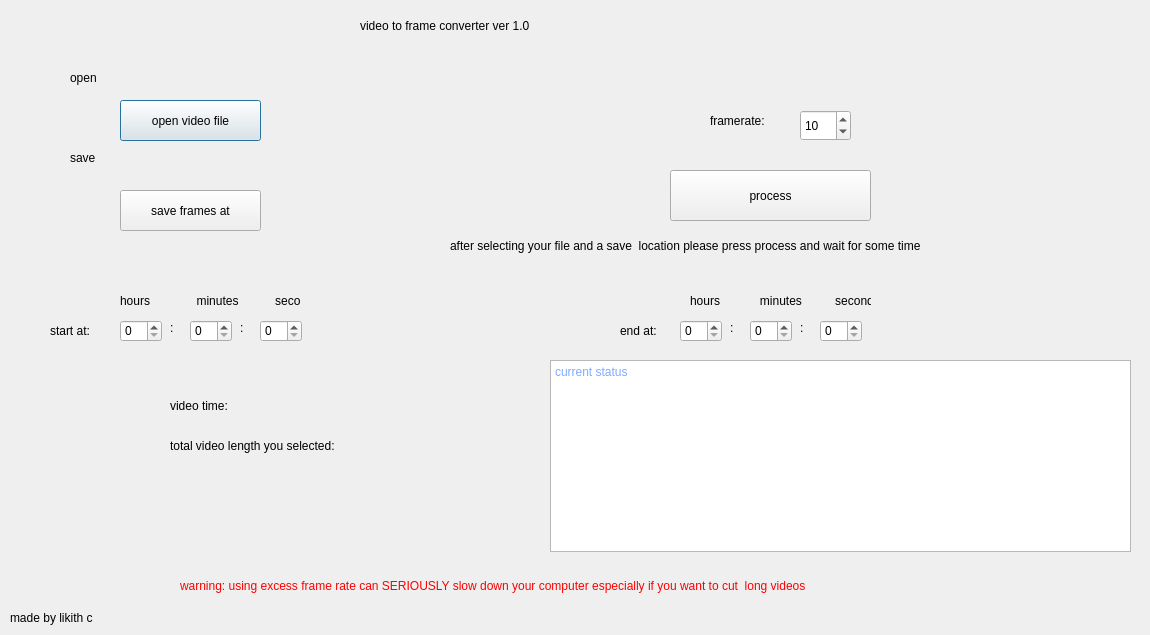
<?xml version="1.0" encoding="UTF-8"?>
<ui version="4.0">
 <class>Dialog</class>
 <widget class="QDialog" name="Dialog">
  <property name="geometry">
   <rect>
    <x>0</x>
    <y>0</y>
    <width>1150</width>
    <height>635</height>
   </rect>
  </property>
  <property name="minimumSize">
   <size>
    <width>1150</width>
    <height>635</height>
   </size>
  </property>
  <property name="maximumSize">
   <size>
    <width>1150</width>
    <height>635</height>
   </size>
  </property>
  <property name="windowTitle">
   <string>Dialog</string>
  </property>
  <widget class="QPushButton" name="get_video">
   <property name="geometry">
    <rect>
     <x>120</x>
     <y>100</y>
     <width>141</width>
     <height>41</height>
    </rect>
   </property>
   <property name="styleSheet">
    <string notr="true">font: 11pt &quot;MS Shell Dlg 2&quot;;</string>
   </property>
   <property name="text">
    <string>open video file</string>
   </property>
  </widget>
  <widget class="QSpinBox" name="end_hr">
   <property name="geometry">
    <rect>
     <x>680</x>
     <y>320</y>
     <width>42</width>
     <height>22</height>
    </rect>
   </property>
  </widget>
  <widget class="QSpinBox" name="end_min">
   <property name="geometry">
    <rect>
     <x>750</x>
     <y>320</y>
     <width>42</width>
     <height>22</height>
    </rect>
   </property>
   <property name="maximum">
    <number>60</number>
   </property>
  </widget>
  <widget class="QSpinBox" name="end_sec">
   <property name="geometry">
    <rect>
     <x>820</x>
     <y>320</y>
     <width>42</width>
     <height>22</height>
    </rect>
   </property>
   <property name="maximum">
    <number>60</number>
   </property>
  </widget>
  <widget class="QSpinBox" name="start_hr">
   <property name="geometry">
    <rect>
     <x>120</x>
     <y>320</y>
     <width>42</width>
     <height>22</height>
    </rect>
   </property>
  </widget>
  <widget class="QSpinBox" name="start_min">
   <property name="geometry">
    <rect>
     <x>190</x>
     <y>320</y>
     <width>42</width>
     <height>22</height>
    </rect>
   </property>
   <property name="maximum">
    <number>60</number>
   </property>
  </widget>
  <widget class="QSpinBox" name="start_sec">
   <property name="geometry">
    <rect>
     <x>260</x>
     <y>320</y>
     <width>42</width>
     <height>22</height>
    </rect>
   </property>
   <property name="maximum">
    <number>60</number>
   </property>
  </widget>
  <widget class="QLabel" name="label">
   <property name="geometry">
    <rect>
     <x>120</x>
     <y>290</y>
     <width>181</width>
     <height>21</height>
    </rect>
   </property>
   <property name="text">
    <string>hours              minutes           seconds</string>
   </property>
  </widget>
  <widget class="QLabel" name="label_2">
   <property name="geometry">
    <rect>
     <x>690</x>
     <y>290</y>
     <width>181</width>
     <height>21</height>
    </rect>
   </property>
   <property name="text">
    <string>hours            minutes          seconds</string>
   </property>
  </widget>
  <widget class="QLabel" name="label_3">
   <property name="geometry">
    <rect>
     <x>170</x>
     <y>320</y>
     <width>16</width>
     <height>16</height>
    </rect>
   </property>
   <property name="styleSheet">
    <string notr="true">font: 10pt &quot;MS Shell Dlg 2&quot;;</string>
   </property>
   <property name="text">
    <string>:</string>
   </property>
  </widget>
  <widget class="QLabel" name="label_4">
   <property name="geometry">
    <rect>
     <x>240</x>
     <y>320</y>
     <width>16</width>
     <height>16</height>
    </rect>
   </property>
   <property name="styleSheet">
    <string notr="true">font: 10pt &quot;MS Shell Dlg 2&quot;;</string>
   </property>
   <property name="text">
    <string>:</string>
   </property>
  </widget>
  <widget class="QLabel" name="label_5">
   <property name="geometry">
    <rect>
     <x>730</x>
     <y>320</y>
     <width>16</width>
     <height>16</height>
    </rect>
   </property>
   <property name="styleSheet">
    <string notr="true">font: 10pt &quot;MS Shell Dlg 2&quot;;</string>
   </property>
   <property name="text">
    <string>:</string>
   </property>
  </widget>
  <widget class="QLabel" name="label_6">
   <property name="geometry">
    <rect>
     <x>800</x>
     <y>320</y>
     <width>16</width>
     <height>16</height>
    </rect>
   </property>
   <property name="styleSheet">
    <string notr="true">font: 10pt &quot;MS Shell Dlg 2&quot;;</string>
   </property>
   <property name="text">
    <string>:</string>
   </property>
  </widget>
  <widget class="QLabel" name="label_8">
   <property name="geometry">
    <rect>
     <x>180</x>
     <y>570</y>
     <width>881</width>
     <height>31</height>
    </rect>
   </property>
   <property name="styleSheet">
    <string notr="true">color: rgb(255, 0, 0);
font: 12pt &quot;MS Shell Dlg 2&quot;;</string>
   </property>
   <property name="text">
    <string>warning: using excess frame rate can SERIOUSLY slow down your computer especially if you want to cut  long videos</string>
   </property>
  </widget>
  <widget class="QLabel" name="label_9">
   <property name="geometry">
    <rect>
     <x>50</x>
     <y>320</y>
     <width>61</width>
     <height>21</height>
    </rect>
   </property>
   <property name="styleSheet">
    <string notr="true">font: 12pt &quot;MS Shell Dlg 2&quot;;</string>
   </property>
   <property name="text">
    <string>start at:</string>
   </property>
  </widget>
  <widget class="QLabel" name="label_10">
   <property name="geometry">
    <rect>
     <x>620</x>
     <y>320</y>
     <width>51</width>
     <height>21</height>
    </rect>
   </property>
   <property name="styleSheet">
    <string notr="true">font: 12pt &quot;MS Shell Dlg 2&quot;;</string>
   </property>
   <property name="text">
    <string>end at:</string>
   </property>
  </widget>
  <widget class="QLabel" name="label_11">
   <property name="geometry">
    <rect>
     <x>10</x>
     <y>610</y>
     <width>121</width>
     <height>16</height>
    </rect>
   </property>
   <property name="styleSheet">
    <string notr="true">font: 10pt &quot;MS Shell Dlg 2&quot;;</string>
   </property>
   <property name="text">
    <string>made by likith c</string>
   </property>
  </widget>
  <widget class="QSpinBox" name="framerate">
   <property name="geometry">
    <rect>
     <x>800</x>
     <y>110</y>
     <width>51</width>
     <height>31</height>
    </rect>
   </property>
   <property name="minimum">
    <number>1</number>
   </property>
   <property name="maximum">
    <number>120</number>
   </property>
   <property name="value">
    <number>10</number>
   </property>
  </widget>
  <widget class="QLabel" name="label_12">
   <property name="geometry">
    <rect>
     <x>710</x>
     <y>110</y>
     <width>81</width>
     <height>21</height>
    </rect>
   </property>
   <property name="styleSheet">
    <string notr="true">font: 12pt &quot;MS Shell Dlg 2&quot;;</string>
   </property>
   <property name="text">
    <string>framerate:</string>
   </property>
  </widget>
  <widget class="QLabel" name="label_13">
   <property name="geometry">
    <rect>
     <x>450</x>
     <y>230</y>
     <width>631</width>
     <height>31</height>
    </rect>
   </property>
   <property name="styleSheet">
    <string notr="true">font: 12pt &quot;MS Shell Dlg 2&quot;;</string>
   </property>
   <property name="text">
    <string>after selecting your file and a save  location please press process and wait for some time</string>
   </property>
  </widget>
  <widget class="QLabel" name="open">
   <property name="geometry">
    <rect>
     <x>70</x>
     <y>70</y>
     <width>501</width>
     <height>16</height>
    </rect>
   </property>
   <property name="text">
    <string>open</string>
   </property>
  </widget>
  <widget class="QLabel" name="save_label">
   <property name="geometry">
    <rect>
     <x>70</x>
     <y>150</y>
     <width>501</width>
     <height>16</height>
    </rect>
   </property>
   <property name="text">
    <string>save</string>
   </property>
  </widget>
  <widget class="QPushButton" name="save_frame">
   <property name="geometry">
    <rect>
     <x>120</x>
     <y>190</y>
     <width>141</width>
     <height>41</height>
    </rect>
   </property>
   <property name="styleSheet">
    <string notr="true">font: 11pt &quot;MS Shell Dlg 2&quot;;</string>
   </property>
   <property name="text">
    <string>save frames at</string>
   </property>
  </widget>
  <widget class="QPushButton" name="process">
   <property name="geometry">
    <rect>
     <x>670</x>
     <y>170</y>
     <width>201</width>
     <height>51</height>
    </rect>
   </property>
   <property name="styleSheet">
    <string notr="true">font: 11pt &quot;MS Shell Dlg 2&quot;;</string>
   </property>
   <property name="text">
    <string>process</string>
   </property>
  </widget>
  <widget class="QLabel" name="label_14">
   <property name="geometry">
    <rect>
     <x>170</x>
     <y>430</y>
     <width>351</width>
     <height>31</height>
    </rect>
   </property>
   <property name="styleSheet">
    <string notr="true">font: 12pt &quot;MS Shell Dlg 2&quot;;</string>
   </property>
   <property name="text">
    <string>total video length you selected:</string>
   </property>
  </widget>
  <widget class="QLabel" name="label_15">
   <property name="geometry">
    <rect>
     <x>170</x>
     <y>390</y>
     <width>261</width>
     <height>31</height>
    </rect>
   </property>
   <property name="styleSheet">
    <string notr="true">font: 12pt &quot;MS Shell Dlg 2&quot;;</string>
   </property>
   <property name="text">
    <string>video time:</string>
   </property>
  </widget>
  <widget class="QTextBrowser" name="textBrowser">
   <property name="geometry">
    <rect>
     <x>550</x>
     <y>360</y>
     <width>581</width>
     <height>192</height>
    </rect>
   </property>
   <property name="styleSheet">
    <string notr="true">color: rgb(0, 85, 255);
font: 12pt &quot;MS Shell Dlg 2&quot;;</string>
   </property>
   <property name="placeholderText">
    <string>current status</string>
   </property>
  </widget>
  <widget class="QLabel" name="label_7">
   <property name="geometry">
    <rect>
     <x>360</x>
     <y>0</y>
     <width>451</width>
     <height>51</height>
    </rect>
   </property>
   <property name="styleSheet">
    <string notr="true">font: 75 20pt &quot;MS Shell Dlg 2&quot;;</string>
   </property>
   <property name="text">
    <string>video to frame converter ver 1.0</string>
   </property>
  </widget>
 </widget>
 <resources/>
 <connections/>
</ui>
